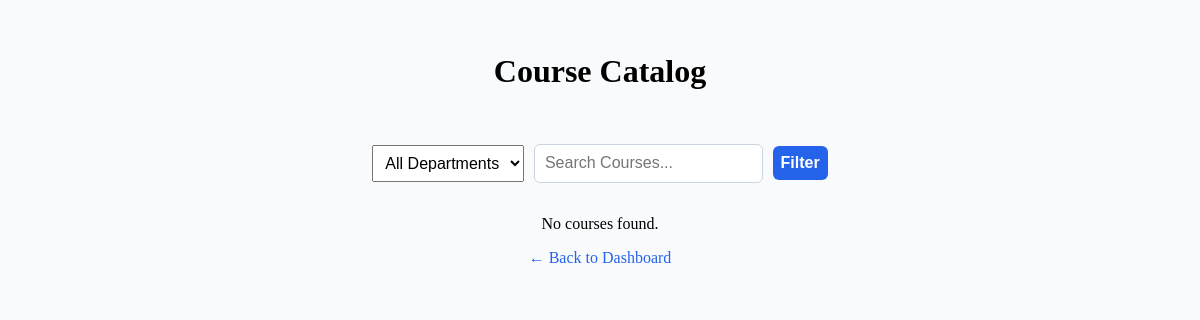
The page /catalog on the database as committed earlier.
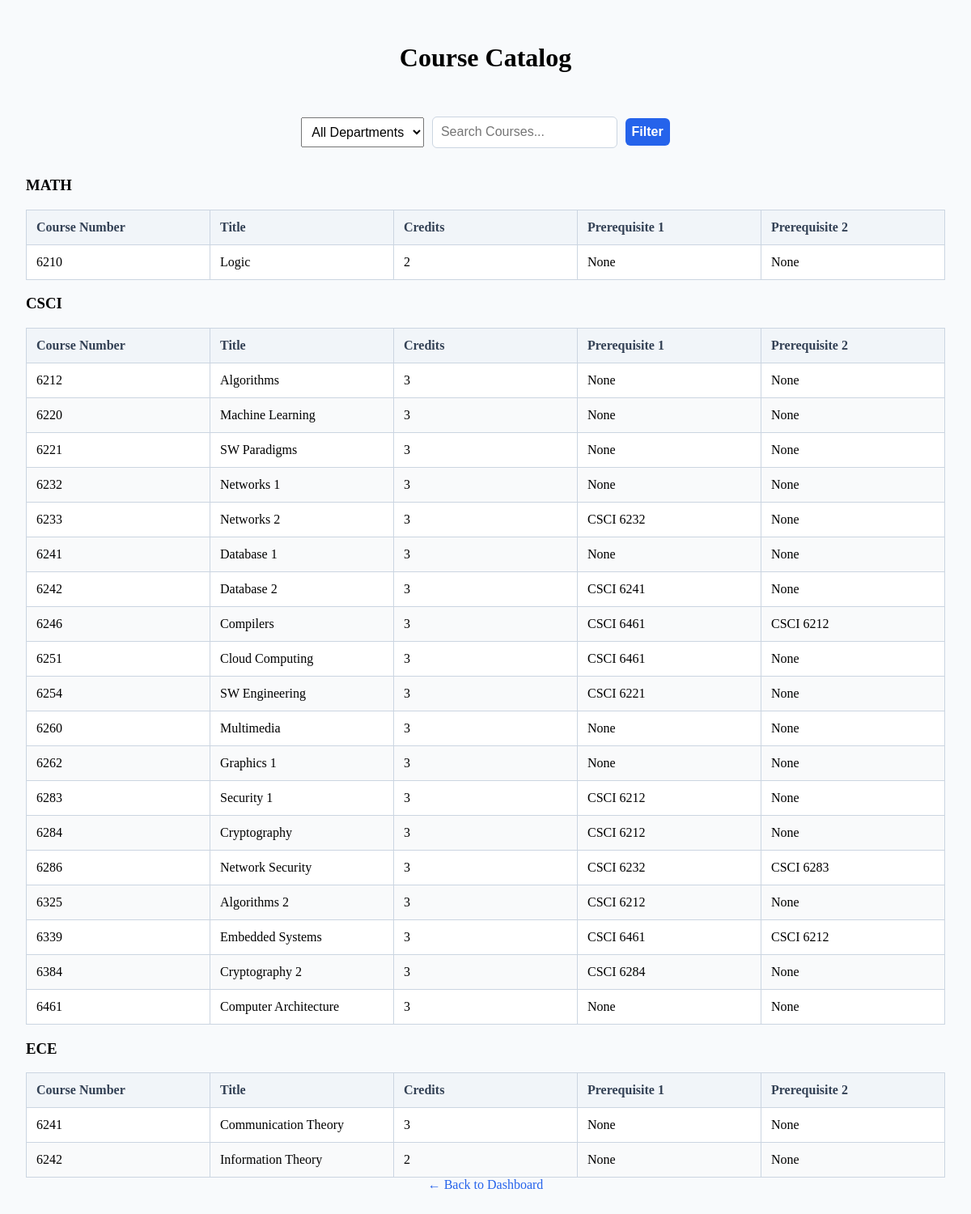
The same page on the database as committed later.
### tables this page shows
CREATE TABLE course (
    course_id INT PRIMARY KEY,
    dept VARCHAR(10),
    course_num VARCHAR(10),
    title VARCHAR(100),
    credits INT,
    instructor_id INT,
    FOREIGN KEY (instructor_id) REFERENCES faculty(UID)
);

### main.py (the view, shortened to what this page needs)
@app.route('/catalog', methods=['GET', 'POST'])
def catalog():
    conn = get_db_connection()
    departments = conn.execute('SELECT DISTINCT dept FROM course ORDER BY dept').fetchall()
    selected_dept = ''
    search_term = ''
    query = '''
        SELECT c.course_id, c.dept, c.course_num, c.title, c.credits,
               p1.dept AS prereq1_dept, p1.course_num AS prereq1_num,
               p2.dept AS prereq2_dept, p2.course_num AS prereq2_num
        FROM course c
        LEFT JOIN course_prerequisite cp1 ON c.course_id = cp1.course_id
        LEFT JOIN course p1 ON cp1.prereq_id = p1.course_id
        LEFT JOIN course_prerequisite cp2 ON c.course_id = cp2.course_id AND cp2.prereq_id != cp1.prereq_id
        LEFT JOIN course p2 ON cp2.prereq_id = p2.course_id
    '''
    filters = []
    params = []
    if filters:
        query += ' WHERE ' + ' AND '.join(filters)
    query += ' GROUP BY c.course_id ORDER BY c.course_num'
    courses = conn.execute(query, params).fetchall()
    conn.close()
    catalog_data = {}
    for course in courses:
        dept = course['dept']
        if dept not in catalog_data:
            catalog_data[dept] = []
        prereq1 = f"{course['prereq1_dept']} {course['prereq1_num']}" if course['prereq1_dept'] else "None"
        prereq2 = f"{course['prereq2_dept']} {course['prereq2_num']}" if course['prereq2_dept'] else "None"
        catalog_data[dept].append({
            'number': course['course_num'],
            'title': course['title'],
            'credits': course['credits'],
            'prereq1': prereq1,
            'prereq2': prereq2
        })
    return render_template('catalog.html', catalog=catalog_data, departments=departments, selected_dept=selected_dept, search_term=search_term)

### main.py (called while the page is built)
def get_db_connection():
    conn = sqlite3.connect('myDatabase.db')
    conn.row_factory = sqlite3.Row
    return conn

### templates/catalog.html (shortened to what this page needs)
<!DOCTYPE html>
<html>
<head>
    <link rel="stylesheet" href="{{ url_for('static', filename='admin_view.css') }}">
</head>
<body>
    <h1>Course Catalog</h1>
    <form method="POST" action="{{ url_for('catalog') }}">
        <div class="filter-bar">
          <select name="department">
            <option value="">All Departments</option>
          </select>
          <input type="text" id="searchInput" onkeyup="filterTable()" placeholder="Search Courses..." value="{{ search_term or '' }}">
          <button type="submit">Filter</button>
        </div>
      </form>
    {% if catalog %}
        {% for dept, courses in catalog.items() %}
        <div class="catalog-section">
            <h3>{{ dept }}</h3>
            <table>
              <thead>
                  <tr>
                      <th>Course Number</th>
                      <th>Title</th>
                      <th>Credits</th>
                      <th>Prerequisite 1</th>
                      <th>Prerequisite 2</th>
                  </tr>
              </thead>
              <tbody>
                  {% for course in courses %}
                      <tr>
                          <td>{{ course.number }}</td>
                          <td>{{ course.title }}</td>
                          <td>{{ course.credits }}</td>
                          <td>{{ course.prereq1 }}</td>
                          <td>{{ course.prereq2 }}</td>
                      </tr>
                  {% endfor %}
              </tbody>
            </table>
        </div>
        {% endfor %}
    {% else %}
        <p>No courses found.</p>
    {% endif %}
    <a href="{{ url_for('stu_dashboard') }}" class="nav-button">← Back to Dashboard</a>
</body>
</html>

### static/admin_view.css (style rules this page uses)
body { font-family: 'Times New Roman', Times, serif; background-color: #f8fafc; margin: 0; padding: 2rem; display: flex; flex-direction: column; align-items: center; min-height: 100vh; }
table { width: 100%; border-collapse: collapse; margin-top: 1rem; background-color: white; border: 1px solid #cbd5e1; }
table th, table td { border: 1px solid #cbd5e1; padding: 0.75rem; text-align: left; }
table th { background-color: #f1f5f9; color: #334155; }
table { width: 100%; table-layout: fixed; border-collapse: collapse; }
th, td { padding: 8px; border: 1px solid #ccc; overflow-wrap: break-word; }
table tr:nth-child(even) { background-color: #f9fafb; }
a { color: #2563eb; text-decoration: none; font-weight: 500; }
form { display: flex; flex-direction: column; gap: 1rem; margin-top: 2rem; }
form input[type="text"] { padding: 0.6rem; border: 1px solid #cbd5e1; border-radius: 6px; font-size: 1rem; width: 100%; }
form button { background-color: #2563eb; color: white; border: none; padding: 0.75rem 1.25rem; border-radius: 6px; font-weight: 600; cursor: pointer; width: fit-content; }
.filter-bar { display: flex; gap: 10px; align-items: center; margin-bottom: 1rem; }
.filter-bar select, .filter-bar input, .filter-bar button { padding: 0.5rem; font-size: 1rem; }

### templates/catalog.html (style rules this page uses)
table { width: 100%; border-collapse: collapse; }
th, td { padding: 8px; text-align: left; border: 1px solid #ccc; }

Rows that differ between the two databases and show on the page:
added course: dept "MATH", number "6210", title "Logic", credits "2", prereq1 "None", prereq2 "None"
added course: dept "CSCI", number "6212", title "Algorithms", credits "3", prereq1 "None", prereq2 "None"
added course: number "6220", title "Machine Learning", credits "3", prereq1 "None", prereq2 "None", shown under "CSCI"
added course: number "6221", title "SW Paradigms", credits "3", prereq1 "None", prereq2 "None", shown under "CSCI"
added course: number "6232", title "Networks 1", credits "3", prereq1 "None", prereq2 "None", shown under "CSCI"
added course: number "6233", title "Networks 2", credits "3", prereq1 "CSCI 6232", prereq2 "None", shown under "CSCI"
added course: number "6241", title "Database 1", credits "3", prereq1 "None", prereq2 "None", shown under "CSCI"
added course: number "6242", title "Database 2", credits "3", prereq1 "CSCI 6241", prereq2 "None", shown under "CSCI"
added course: number "6246", title "Compilers", credits "3", prereq1 "CSCI 6461", prereq2 "CSCI 6212", shown under "CSCI"
added course: number "6251", title "Cloud Computing", credits "3", prereq1 "CSCI 6461", prereq2 "None", shown under "CSCI"
added course: number "6254", title "SW Engineering", credits "3", prereq1 "CSCI 6221", prereq2 "None", shown under "CSCI"
added course: number "6260", title "Multimedia", credits "3", prereq1 "None", prereq2 "None", shown under "CSCI"
added course: number "6262", title "Graphics 1", credits "3", prereq1 "None", prereq2 "None", shown under "CSCI"
added course: number "6283", title "Security 1", credits "3", prereq1 "CSCI 6212", prereq2 "None", shown under "CSCI"
added course: number "6284", title "Cryptography", credits "3", prereq1 "CSCI 6212", prereq2 "None", shown under "CSCI"
added course: number "6286", title "Network Security", credits "3", prereq1 "CSCI 6232", prereq2 "CSCI 6283", shown under "CSCI"
added course: number "6325", title "Algorithms 2", credits "3", prereq1 "CSCI 6212", prereq2 "None", shown under "CSCI"
added course: number "6339", title "Embedded Systems", credits "3", prereq1 "CSCI 6461", prereq2 "CSCI 6212", shown under "CSCI"
added course: number "6384", title "Cryptography 2", credits "3", prereq1 "CSCI 6284", prereq2 "None", shown under "CSCI"
added course: number "6461", title "Computer Architecture", credits "3", prereq1 "None", prereq2 "None", shown under "CSCI"
added course: dept "ECE", number "6241", title "Communication Theory", credits "3", prereq1 "None", prereq2 "None"
added course: number "6242", title "Information Theory", credits "2", prereq1 "None", prereq2 "None", shown under "ECE"
Other text that changed with them:
text no longer shown: "No courses found."
